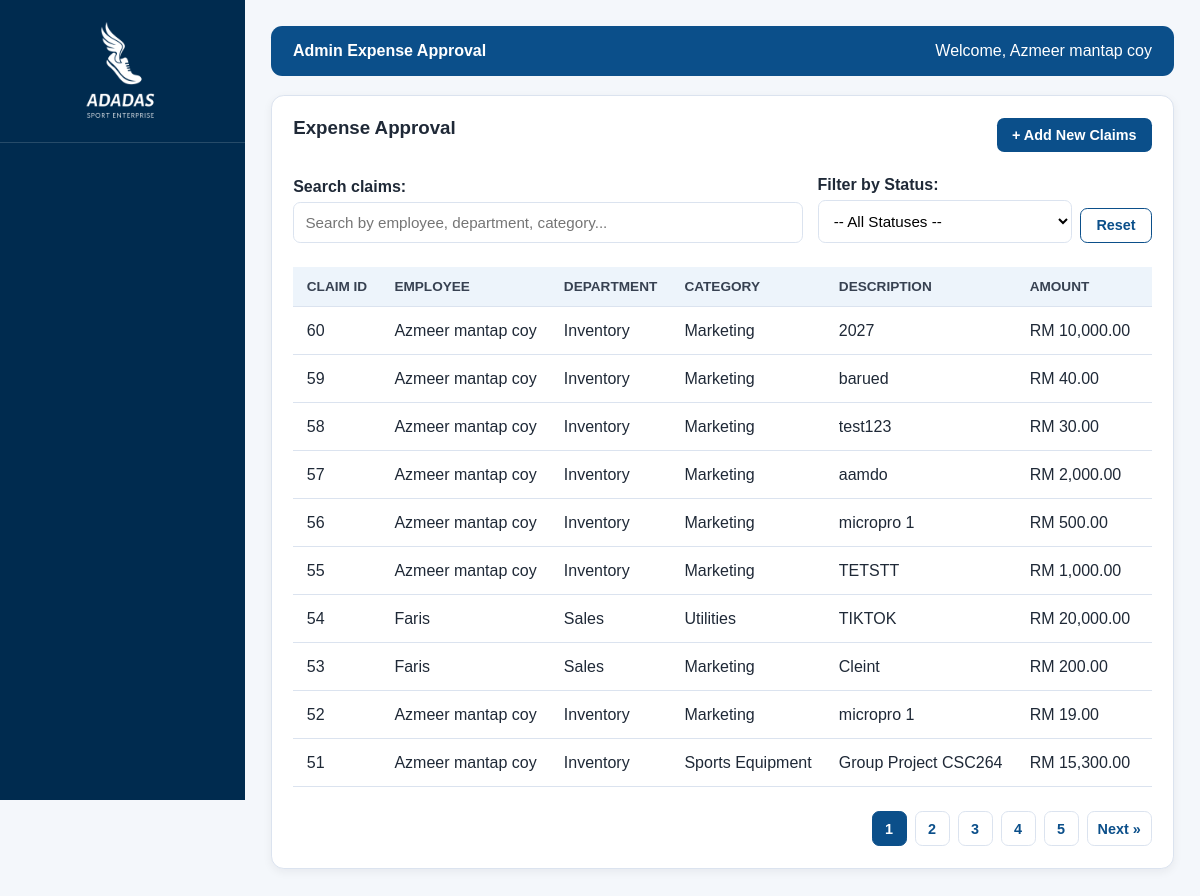
Page /AdminExpenseApproval.php (signed in) on the committed database.
### tables this page shows
CREATE TABLE `employee` (
  `EmployeeID` int(11) NOT NULL,
  `DepartmentID` int(11) DEFAULT NULL,
  `Name` varchar(150) NOT NULL,
  `Email` varchar(100) NOT NULL,
  `Password` varchar(255) NOT NULL,
  `Role` varchar(50) DEFAULT NULL,
  `PhoneNum` varchar(20) DEFAULT NULL,
  `Status` varchar(20) DEFAULT 'Active'
);

CREATE TABLE `expenseclaim` (
  `ClaimID` int(11) NOT NULL,
  `EmployeeID` int(11) DEFAULT NULL,
  `CategoryID` int(11) DEFAULT NULL,
  `Description` text DEFAULT NULL,
  `Amount` decimal(15,2) NOT NULL,
  `ClaimDate` date DEFAULT curdate(),
  `Status` enum('Pending','Approved','Rejected') DEFAULT 'Pending'
);

CREATE TABLE `department` (
  `DepartmentID` int(11) NOT NULL,
  `DepartmentName` varchar(100) NOT NULL,
  `Status` varchar(20) DEFAULT 'In Use'
);

CREATE TABLE `expensecategory` (
  `CategoryID` int(11) NOT NULL,
  `CategoryName` varchar(100) NOT NULL
);

### AdminExpenseApproval.php (the view, shortened to what this page needs)
<?php
include("function.php");
$loggedInUser = $_SESSION['UserID'];
$sqlAdmin = "SELECT Name FROM employee WHERE EmployeeID = '$loggedInUser'";
$queryAdmin = mysqli_query($dbconn, $sqlAdmin) or die("Error: " . mysqli_error($dbconn));
if ($row = mysqli_fetch_assoc($queryAdmin)) {
    $adminName = $row['Name'];
} else {
    $adminName = "Admin";
}
$search = isset($_GET['search']) ? mysqli_real_escape_string($dbconn, $_GET['search']) : '';
$selectedStatus = isset($_GET['statusFilter']) ? mysqli_real_escape_string($dbconn, $_GET['statusFilter']) : '';
$limit = 10;
$page = isset($_GET['page']) ? (int) $_GET['page'] : 1;
$offset = ($page - 1) * $limit;
$sqlCount = "SELECT COUNT(*) as total FROM expenseclaim c
              JOIN employee e ON c.EmployeeID = e.EmployeeID
              JOIN expensecategory cat ON c.CategoryID = cat.CategoryID
              JOIN department d ON e.DepartmentID = d.DepartmentID
              WHERE (e.Name LIKE '%$search%'
                 OR cat.CategoryName LIKE '%$search%'
                 OR c.Status LIKE '%$search%'
                 OR d.DepartmentName LIKE '%$search%')";
$countResult = mysqli_query($dbconn, $sqlCount);
$countRow = mysqli_fetch_assoc($countResult);
$totalPages = ceil($countRow['total'] / $limit);
$sqlClaims = "SELECT c.*, e.Name, cat.CategoryName, d.DepartmentName
              FROM expenseclaim c
              JOIN employee e ON c.EmployeeID = e.EmployeeID
              JOIN expensecategory cat ON c.CategoryID = cat.CategoryID
              JOIN department d ON e.DepartmentID = d.DepartmentID
              WHERE (e.Name LIKE '%$search%'
                 OR cat.CategoryName LIKE '%$search%'
                 OR c.Status LIKE '%$search%'
                 OR d.DepartmentName LIKE '%$search%')";
$sqlClaims .= " ORDER BY c.ClaimID DESC LIMIT $offset, $limit";
$claims = mysqli_query($dbconn, $sqlClaims) or die("Error: " . mysqli_error($dbconn));
?>
<html>
<head>
    <link rel="stylesheet" href="style.css">
</head>
<body>
    <div class="layout">
        <?php
        include 'AdminSidebar.php';
        ?>
        <div class="main-content">
            <?php show_header('Admin Expense Approval', $adminName); ?>
            <div class="container">
                <div class="card">
                    <div style="display:flex; justify-content:space-between; align-items:center; margin-bottom:1.5rem;">
                        <h3>Expense Approval</h3>
                        <a href="AdminClaims.php" class="btn btn-primary" style="text-decoration:none;">
                            + Add New Claims
                        </a>
                    </div>
                    <form class="searchbar" id="searchForm" method="get" action="AdminExpenseApproval.php">
                        <div style="flex: 1; display: flex; gap: 15px; align-items: flex-end;">
                            <div style="flex: 2;">
                                <label style="margin-top: 0;">Search claims:</label>
                                <input type="text" id="tableSearch" name="search"
                                    placeholder="Search by employee, department, category..."
                                    value="<?= htmlspecialchars($search) ?>" oninput="liveSearch()">
                            </div>
                            <div style="flex: 1;">
                                <label style="margin-top: 0;">Filter by Status:</label>
                                <select id="statusFilter" name="statusFilter"
                                    onchange="document.getElementById('searchForm').submit();">
                                    <option value="">-- All Statuses --</option>
                                </select>
                            </div>
                        </div>
                        <a class="btn btn-secondary" href="AdminExpenseApproval.php"
                            style="text-decoration: none; margin-top: auto;">Reset</a>
                    </form>
                    <div class="table-responsive">
                        <table>
                            <thead>
                                <tr>
                                    <th>Claim ID</th>
                                    <th>Employee</th>
                                    <th>Department</th>
                                    <th>Category</th>
                                    <th>Description</th>
                                    <th>Amount</th>
                                    <th>Date</th>
                                </tr>
                            </thead>
                            <tbody>
                                <?php while ($claim = mysqli_fetch_assoc($claims)): ?>
                                    <tr>
                                        <td><?= htmlspecialchars($claim['ClaimID']) ?></td>
                                        <td><?= htmlspecialchars($claim['Name']) ?></td>
                                        <td><?= htmlspecialchars($claim['DepartmentName']) ?></td>
                                        <td><?= htmlspecialchars($claim['CategoryName']) ?></td>
                                        <td><?= htmlspecialchars($claim['Description']) ?></td>
                                        <td><?= money($claim['Amount']) ?></td>
                                        <td><?= date('Y-m-d', strtotime($claim['ClaimDate'])) ?></td>
                                    </tr>
                                <?php endwhile; ?>
                            </tbody>
                        </table>
                    </div>
                    <?php show_pagination($page, $totalPages, $search, 'statusFilter', $selectedStatus); ?>
                </div>
            </div>
        </div>
    </div>
</body>
</html>

### function.php (shortened to what this page needs)
<?php
function money($amount)
{
    return 'RM ' . number_format((float) $amount, 2);
}
function show_header($title, $Name)
{
    echo '<header>';
    echo '<strong>' . $title . '</strong>';
    if (isset($_SESSION['UserID'])) {
        echo '<span>Welcome, ' . $Name . '</span>';
    }
    echo '</header>';
}
function show_pagination($page, $totalPages, $search = '', $filterKey = '', $filterValue = '')
{
    $s = urlencode($search);
    $urlParams = "&search=$s";
    echo '<div class="pagination">';
    for ($i = 1; $i <= $totalPages; $i++) {
        $active = ($page == $i) ? 'active' : '';
        echo "<a href='?page=$i" . $urlParams . "' class='btn-page $active'>$i</a>";
    }
    if ($page < $totalPages) {
        echo "<a href='?page=" . ($page + 1) . $urlParams . "' class='btn-page'>Next &raquo;</a>";
    }
    echo '</div>';
}
?>

### style.css (style rules this page uses)
:root { --color-primary: #0b4f8a; --color-nav: #002b4f; --color-bg: #f4f7fb; --color-surface: #ffffff; --color-text: #1f2937; --color-muted: #6b7280; --color-border: #dbe3ef; --green: #16a34a; --red: #dc2626; --yellow: #d97706; }
* { box-sizing: border-box; margin: 0; padding: 0; }
header { background: var(--color-primary); color: #fff; padding: 1rem 1.4rem; border-radius: 0.7rem; margin-bottom: 1.2rem; display: flex; justify-content: space-between; align-items: center; gap: 1rem; }
body { font-family: sans-serif; background: var(--color-bg); color: var(--color-text); min-height: 100vh; }
a { color: inherit; }
label { display: block; margin-top: 0.85rem; font-weight: 600; }
.card { background: var(--color-surface); border: 1px solid var(--color-border); border-radius: 0.8rem; padding: 1.35rem; box-shadow: 0 3px 10px rgba(15, 23, 42, 0.06); margin-bottom: 1.2rem; width: 100%; box-sizing: border-box; min-width: 0; }
input, select, textarea { width: 100%; padding: 0.7rem; border: 1px solid var(--color-border); border-radius: 0.45rem; background: #fff; font-size: 0.95rem; margin-top: 0.35rem; }
.container { max-width: 1200px; margin: 0 auto; }
.layout { display: flex; width: 100%; min-height: 100vh; max-width: 100vw; overflow-x: hidden; }
.main-content { margin-left: 245px; flex: 1; min-width: 0; max-width: 100%; padding: 1.6rem; }
.btn { display: inline-block; padding: 0.55rem 0.95rem; border-radius: 0.45rem; font-weight: 600; cursor: pointer; text-decoration: none; border: none; font-size: 0.9rem; }
.btn-primary { background: var(--color-primary); color: #fff; }
.btn-secondary { background: #fff; color: var(--color-primary); border: 1px solid var(--color-primary); }
.searchbar { display: flex; align-items: flex-end; gap: 0.5rem; margin-bottom: 1.5rem; }
.card h3 { margin-bottom: 0.8rem; }
.table-responsive { width: 100%; overflow-x: auto; margin-top: 1rem; -webkit-overflow-scrolling: touch; }
table { width: 100%; border-collapse: collapse; background: #fff; white-space: nowrap; text-align: left; }
th, td { padding: 0.75rem 0.85rem; border-bottom: 1px solid var(--color-border); text-align: left; vertical-align: middle; white-space: nowrap; }
th { background: #edf4fb; color: #374151; font-size: 0.85rem; text-transform: uppercase; }
.pagination { display: flex; justify-content: flex-end; gap: 0.5rem; margin-top: 1.5rem; }
.btn-page { display: inline-flex; justify-content: center; align-items: center; min-width: 35px; padding: 0 10px; height: 35px; border-radius: 0.45rem; background: #fff; color: var(--color-primary); border: 1px solid var(--color-border); text-decoration: none; font-weight: bold; font-size: 0.9rem; transition: all 0.2s; }
.btn-page.active { background: var(--color-primary); color: #fff; border-color: var(--color-primary); }

### rows in the picture
employee: Name "Azmeer mantap coy"
expenseclaim: ClaimID "60", EmployeeID.Name "Azmeer mantap coy", department.DepartmentName "Inventory", CategoryID.CategoryName "Marketing", Description "2027", Amount "RM 10,000.00"
expenseclaim: ClaimID "59", EmployeeID.Name "Azmeer mantap coy", department.DepartmentName "Inventory", CategoryID.CategoryName "Marketing", Description "barued", Amount "RM 40.00"
expenseclaim: ClaimID "58", EmployeeID.Name "Azmeer mantap coy", department.DepartmentName "Inventory", CategoryID.CategoryName "Marketing", Description "test123", Amount "RM 30.00"
expenseclaim: ClaimID "57", EmployeeID.Name "Azmeer mantap coy", department.DepartmentName "Inventory", CategoryID.CategoryName "Marketing", Description "aamdo", Amount "RM 2,000.00"
expenseclaim: ClaimID "56", EmployeeID.Name "Azmeer mantap coy", department.DepartmentName "Inventory", CategoryID.CategoryName "Marketing", Description "micropro 1", Amount "RM 500.00"
expenseclaim: ClaimID "55", EmployeeID.Name "Azmeer mantap coy", department.DepartmentName "Inventory", CategoryID.CategoryName "Marketing", Description "TETSTT", Amount "RM 1,000.00"
expenseclaim: ClaimID "54", EmployeeID.Name "Faris", department.DepartmentName "Sales", CategoryID.CategoryName "Utilities", Description "TIKTOK", Amount "RM 20,000.00"
expenseclaim: ClaimID "53", EmployeeID.Name "Faris", department.DepartmentName "Sales", CategoryID.CategoryName "Marketing", Description "Cleint", Amount "RM 200.00"
expenseclaim: ClaimID "52", EmployeeID.Name "Azmeer mantap coy", department.DepartmentName "Inventory", CategoryID.CategoryName "Marketing", Description "micropro 1", Amount "RM 19.00"
expenseclaim: ClaimID "51", EmployeeID.Name "Azmeer mantap coy", department.DepartmentName "Inventory", CategoryID.CategoryName "Sports Equipment", Description "Group Project CSC264", Amount "RM 15,300.00"

### other values in the picture
$title "Admin Expense Approval"
